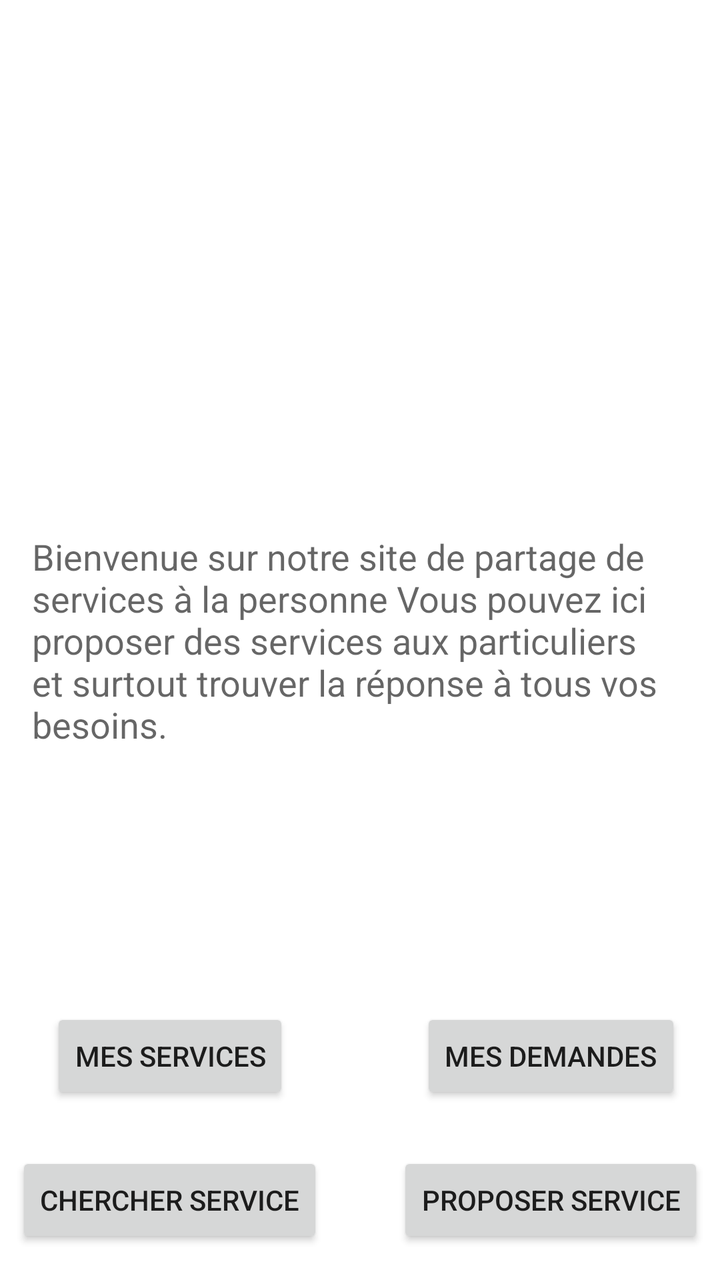
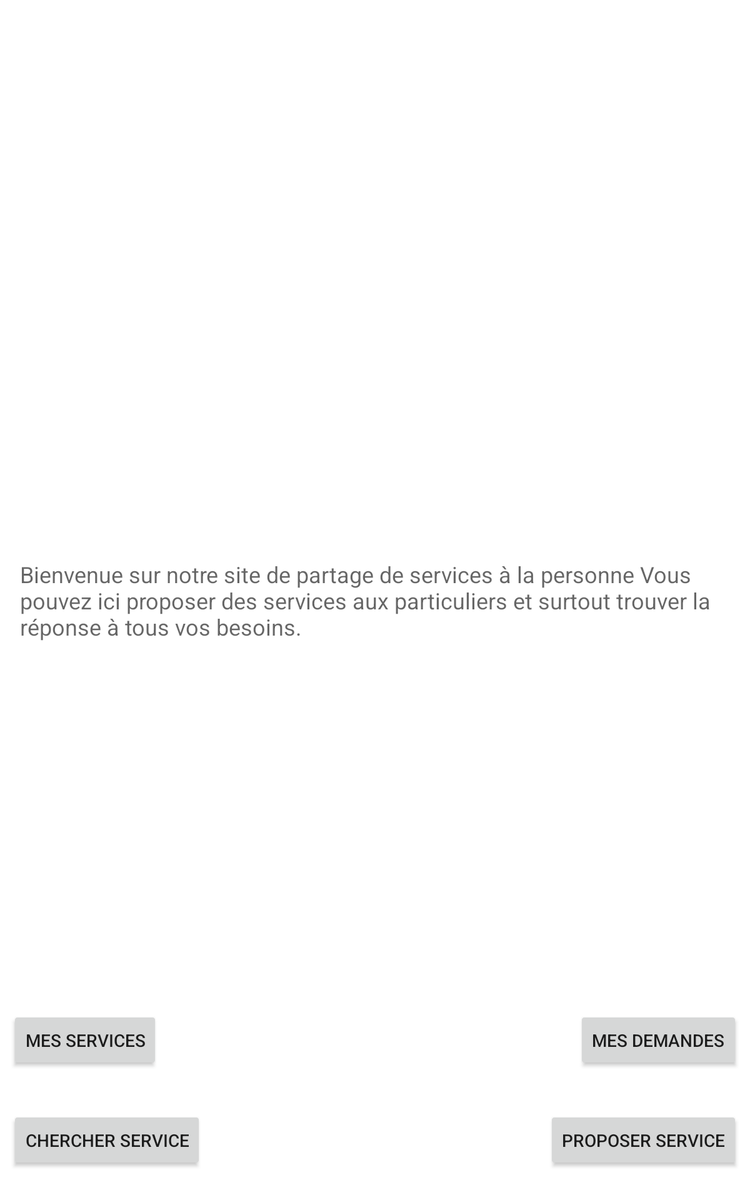

Compare how this app lays out the same screen by default and in its alternative resource folder. The renders come first, then the two layout files and the values they reference.
<!-- AndroidManifest.xml: application theme Theme.PartageServices -->
<!-- res/layout/activity_main.xml -->
<?xml version="1.0" encoding="utf-8"?>
<androidx.constraintlayout.widget.ConstraintLayout
    xmlns:android="http://schemas.android.com/apk/res/android"
    xmlns:tools="http://schemas.android.com/tools"
    xmlns:app="http://schemas.android.com/apk/res-auto"
    android:layout_width="match_parent"
    android:layout_height="match_parent"
    tools:context=".MainActivity">

    <ImageView
        android:id="@+id/imageView"
        android:layout_width="0dp"
        android:layout_height="wrap_content"
        android:layout_marginTop="16dp"
        app:layout_constraintEnd_toEndOf="parent"
        app:layout_constraintHorizontal_bias="0.0"
        app:layout_constraintStart_toStartOf="parent"
        app:layout_constraintTop_toTopOf="parent"
        app:srcCompat="@drawable/logo" />

    <Button
        android:id="@+id/serviceButton"
        android:layout_width="wrap_content"
        android:layout_height="wrap_content"
        android:layout_marginBottom="24dp"
        android:text="@string/servicebutton"
        app:layout_constraintBottom_toTopOf="@+id/searchButton"
        app:layout_constraintEnd_toEndOf="@+id/searchButton"
        app:layout_constraintStart_toStartOf="@+id/searchButton" />

    <Button
        android:id="@+id/demandeButton"
        android:layout_width="wrap_content"
        android:layout_height="wrap_content"
        android:layout_marginBottom="24dp"
        android:text="@string/demandebutton"
        app:layout_constraintBottom_toTopOf="@+id/proposeButton"
        app:layout_constraintEnd_toEndOf="@+id/proposeButton"
        app:layout_constraintStart_toStartOf="@+id/proposeButton" />

    <Button
        android:id="@+id/searchButton"
        android:layout_width="wrap_content"
        android:layout_height="wrap_content"
        android:layout_marginStart="8dp"
        android:layout_marginBottom="16dp"
        android:text="@string/searchbutton"
        app:layout_constraintBottom_toBottomOf="parent"
        app:layout_constraintStart_toStartOf="parent" />

    <Button
        android:id="@+id/proposeButton"
        android:layout_width="wrap_content"
        android:layout_height="wrap_content"
        android:layout_marginEnd="8dp"
        android:layout_marginBottom="16dp"
        android:text="@string/proposebutton"
        app:layout_constraintBottom_toBottomOf="parent"
        app:layout_constraintEnd_toEndOf="parent" />

    <TextView
        android:id="@+id/textView"
        android:layout_width="0dp"
        android:layout_height="wrap_content"
        android:layout_marginStart="16dp"
        android:layout_marginEnd="16dp"
        android:text="@string/maintext"
        android:textAppearance="@style/TextAppearance.AppCompat.Medium"
        app:layout_constraintBottom_toBottomOf="parent"
        app:layout_constraintEnd_toEndOf="parent"
        app:layout_constraintStart_toStartOf="parent"
        app:layout_constraintTop_toTopOf="parent" />

</androidx.constraintlayout.widget.ConstraintLayout>
<!-- resources referenced by this layout -->
<resources>
  <string name="demandebutton">MES DEMANDES</string>
  <string name="maintext">Bienvenue sur notre site de partage de services à la personne Vous pouvez ici proposer des services aux particuliers et surtout trouver la réponse à tous vos besoins.</string>
  <string name="proposebutton">PROPOSER SERVICE</string>
  <string name="searchbutton">CHERCHER SERVICE</string>
  <string name="servicebutton">MES  SERVICES</string>
  <style name="Theme.PartageServices" parent="Theme.MaterialComponents.DayNight.DarkActionBar">
          
          <item name="colorPrimary">@color/purple_500</item>
          <item name="colorPrimaryVariant">@color/purple_700</item>
          <item name="colorOnPrimary">@color/white</item>
          
          <item name="colorSecondary">@color/teal_200</item>
          <item name="colorSecondaryVariant">@color/teal_700</item>
          <item name="colorOnSecondary">@color/black</item>
          
          <item name="android:statusBarColor" tools:targetApi="l">?attr/colorPrimaryVariant</item>
          
      </style>
</resources>
<!-- res/layout-sw600dp/activity_main.xml (the author's variant of the layout above) -->
<!-- drawn on a 7-inch tablet held upright -->
<?xml version="1.0" encoding="utf-8"?>
<androidx.constraintlayout.widget.ConstraintLayout
    xmlns:android="http://schemas.android.com/apk/res/android"
    xmlns:tools="http://schemas.android.com/tools"
    xmlns:app="http://schemas.android.com/apk/res-auto"
    android:layout_width="match_parent"
    android:layout_height="match_parent"
    tools:context=".MainActivity">

    <ImageView
        android:id="@+id/imageView"
        android:layout_width="wrap_content"
        android:layout_height="wrap_content"
        android:layout_marginTop="8dp"
        app:layout_constraintEnd_toEndOf="parent"
        app:layout_constraintStart_toStartOf="parent"
        app:layout_constraintTop_toTopOf="parent"
        app:srcCompat="@drawable/logo" />

    <Button
        android:id="@+id/serviceButton"
        android:layout_width="wrap_content"
        android:layout_height="wrap_content"
        android:layout_marginStart="8dp"
        android:layout_marginBottom="32dp"
        android:text="@string/servicebutton"
        app:layout_constraintBottom_toTopOf="@+id/searchButton"
        app:layout_constraintStart_toStartOf="parent" />

    <Button
        android:id="@+id/demandeButton"
        android:layout_width="wrap_content"
        android:layout_height="wrap_content"
        android:layout_marginEnd="8dp"
        android:layout_marginBottom="32dp"
        android:text="@string/demandebutton"
        app:layout_constraintBottom_toTopOf="@+id/proposeButton"
        app:layout_constraintEnd_toEndOf="parent" />

    <Button
        android:id="@+id/searchButton"
        android:layout_width="wrap_content"
        android:layout_height="wrap_content"
        android:layout_marginStart="8dp"
        android:layout_marginBottom="24dp"
        android:text="@string/searchbutton"
        app:layout_constraintBottom_toBottomOf="parent"
        app:layout_constraintStart_toStartOf="parent" />

    <Button
        android:id="@+id/proposeButton"
        android:layout_width="wrap_content"
        android:layout_height="wrap_content"
        android:layout_marginEnd="8dp"
        android:layout_marginBottom="24dp"
        android:text="@string/proposebutton"
        app:layout_constraintBottom_toBottomOf="parent"
        app:layout_constraintEnd_toEndOf="parent" />

    <TextView
        android:id="@+id/textView"
        android:layout_width="0dp"
        android:layout_height="wrap_content"
        android:layout_marginStart="16dp"
        android:layout_marginEnd="16dp"
        android:text="@string/maintext"
        android:textAppearance="@style/TextAppearance.AppCompat.Medium"
        app:layout_constraintBottom_toBottomOf="parent"
        app:layout_constraintEnd_toEndOf="parent"
        app:layout_constraintStart_toStartOf="parent"
        app:layout_constraintTop_toTopOf="parent" />

</androidx.constraintlayout.widget.ConstraintLayout>
